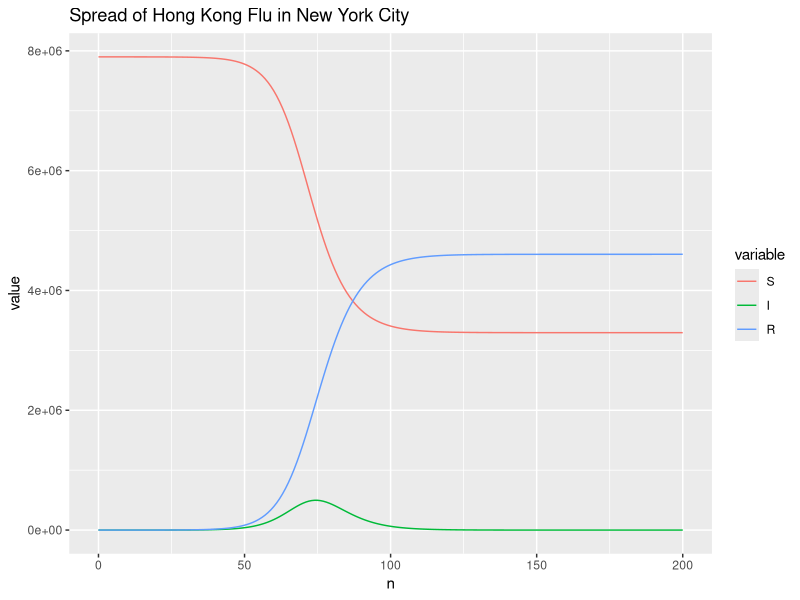
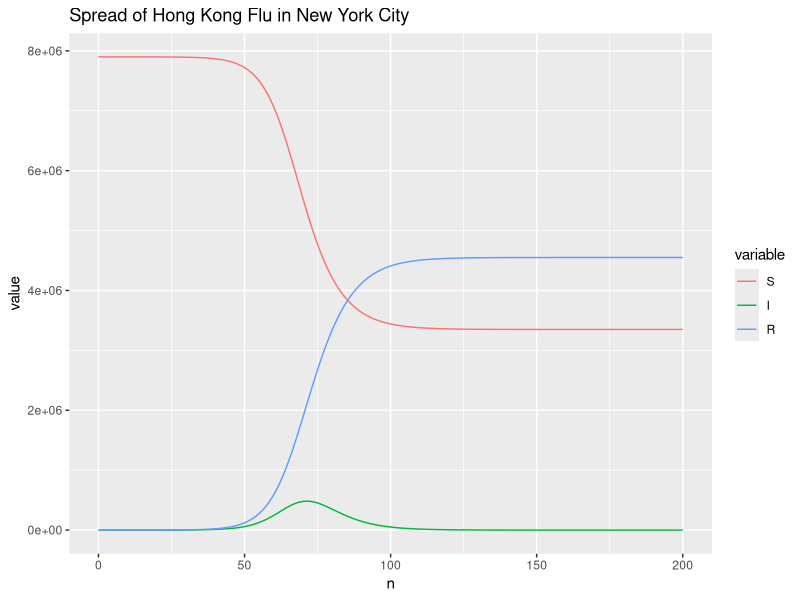
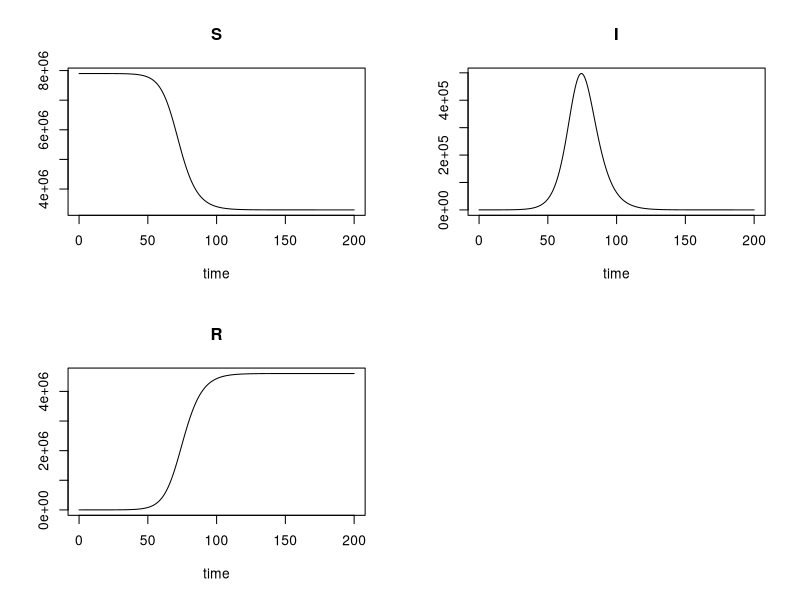
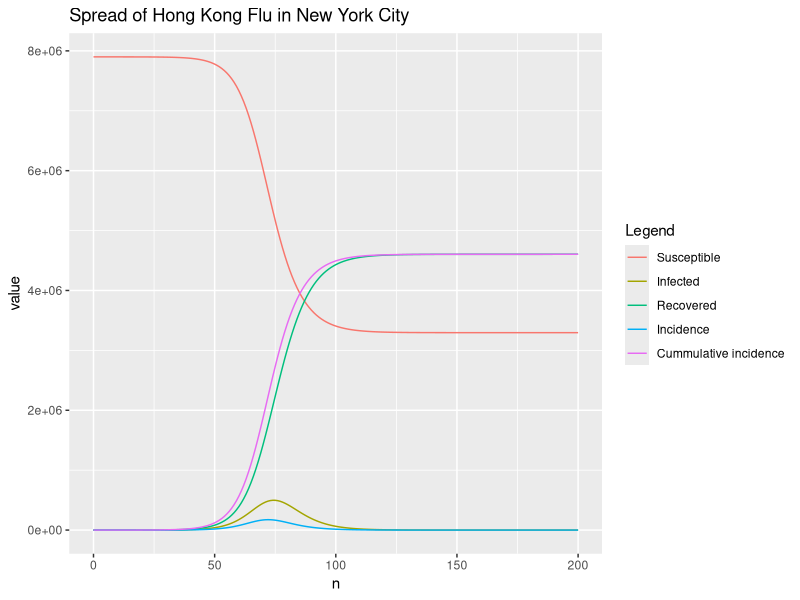

R code for these plots, in order: (Note: this script raises an error after producing the figures.)
## ---- chunk 1
dSdt <- function(t, S, I) {
  return(-beta * S * I / N)
}

dIdt <- function(t, S, I) {
  return(beta * S * I / N - gamma * I)
}

dRdt <- function(t, I) {
  return(gamma * I)
}
## ---- chunk 2
RK4SIR <- function(n, beta, gamma, S0, I0, R0 = 0, dt = 1) {
  N <<- S0 + I0 + R0  # fixed population
  
  S <- c(S0, rep(0, n))
  I <- c(I0, rep(0, n))
  R <- c(R0, rep(0, n))
  for (i in 1:n) {
    Si <- S[i]
    Ii <- I[i]
#     Ri <- R[i]
    
    S.k1 <- dSdt(i, Si, Ii)
    I.k1 <- dIdt(i, Si, Ii)
#     R.k1 <- dRdt(i, Ii)
    
    S.k2 <- dSdt(i + dt / 2, Si + dt / 2 * S.k1, Ii + dt / 2 * I.k1)
    I.k2 <- dIdt(i + dt / 2, Si + dt / 2 * S.k1, Ii + dt / 2 * I.k1)
#     R.k2 <- dRdt(i + dt / 2, Ii + dt / 2 * I.k1)
    
    S.k3 <- dSdt(i + dt / 2, Si + dt / 2 * S.k2, Ii + dt / 2 * I.k2)
    I.k3 <- dIdt(i + dt / 2, Si + dt / 2 * S.k2, Ii + dt / 2 * I.k2)
#     R.k3 <- dRdt(i + dt / 2, Ii + dt / 2 * I.k2)
    
    S.k4 <- dSdt(i + dt, Si + dt * S.k3, Ii + dt * I.k3)
    I.k4 <- dIdt(i + dt, Si + dt * S.k3, Ii + dt * I.k3)
#     R.k4 <- dRdt(i + dt, Ii + dt * I.k3)
    
    S[i + 1] <- Si + dt / 6 * (S.k1 + 2 * S.k2 + 2 * S.k3 + S.k4)
    I[i + 1] <- Ii + dt / 6 * (I.k1 + 2 * I.k2 + 2 * I.k3 + I.k4)
#     R[i + 1] <- Ri + dt / 6 * (R.k1 + 2 * R.k2 + 2 * R.k3 + R.k4)
  }
  R <- N - S - I
  return(data.frame(n = 0:n, S = S, I = I, R = R))
}
## ---- chunk 3
S0 <- 7900000
I0 <- 10
# R0 <- 0
# N <- S0 + I0 + R0
beta <- 1 / 2
gamma <- 1 / 3
n <- 200

r <- RK4SIR(n, beta, gamma, S0, I0)
## ---- chunk 4
library(reshape2)
r.plot <- melt(r, id = "n", measure = c("S", "I", "R"))
library(ggplot2)
p <- ggplot(r.plot, aes(x = n, y = value, group = variable, color = variable))
p + geom_line() + 
  ggtitle("Spread of Hong Kong Flu in New York City")
## ---- chunk 5
which.max(r$I)
max(r$I)
## ---- chunk 6
RK4SIR.Yang <- function(n, beta, gamma, S0, I0, R0 = 0, dt = 1) {
  N <<- S0 + I0 + R0  # fixed population
  
  S <- c(S0, rep(0, n))
  I <- c(I0, rep(0, n))
  R <- c(R0, rep(0, n))
  for (i in 1:n) {
    Si <- S[i]
    Ii <- I[i]
    S.k1 <- dSdt(i, Si, Ii)
    I.k1 <- dIdt(i, Si, Ii)
    
    Ts1 <- Si + dt / 2 * S.k1
    Ti1 <- Ii + dt / 2 * I.k1
    S.k2 <- dSdt(i + dt / 2, Ts1, Ti1)
    I.k2 <- dIdt(i + dt / 2, Ts1, Ti1)
    
    Ts2 <- Ts1 + dt / 2 * S.k2
    Ti2 <- Ti1 + dt / 2 * I.k2
    S.k3 <- dSdt(i + dt / 2, Ts2, Ti2)
    I.k3 <- dIdt(i + dt / 2, Ts2, Ti2)
    
    Ts3 <- Ts2 + dt * S.k3
    Ti3 <- Ti2 + dt * I.k3
    S.k4 <- dSdt(i + dt, Ts3, Ti3)
    I.k4 <- dIdt(i + dt, Ts3, Ti3)
    
    S[i + 1] <- Si + dt / 6 * (S.k1 + 2 * S.k2 + 2 * S.k3 + S.k4)
    I[i + 1] <- Ii + dt / 6 * (I.k1 + 2 * I.k2 + 2 * I.k3 + I.k4)
    R[i + 1] <- N - S[i + 1] - I[i + 1]
  }
  return(data.frame(n = 0:n, S = S, I = I, R = R))
}
## ---- chunk 7
r <- RK4SIR.Yang(n, beta, gamma, S0, I0)
## ---- chunk 8
r.plot <- melt(r, id = "n", measure = c("S", "I", "R"))
p <- ggplot(r.plot, aes(x = n, y = value, group = variable, color = variable))
p + geom_line() + 
  ggtitle("Spread of Hong Kong Flu in New York City")
## ---- chunk 9
which.max(r$I)
max(r$I)
## ---- chunk 10
# initial (state) values for SIR model
y0 <- c(S = S0, I = I0, R = 0)
# vector of time steps
times <- 0:n
# vector of parameters used in SIR model
params <- c(beta = beta, gamma = gamma)
## ---- chunk 11
SIR <- function(t, y, params) {
  with(as.list(c(params, y)), {
    dS <- -beta * S * I / N
    dI <- beta * S * I / N - gamma * I
    dR <- gamma * I
    list(c(dS, dI, dR))
  })
}
## ---- chunk 12
library(deSolve)
r <-  rk4(y0, times, SIR, params)
plot(r)
## ---- chunk 13
which.max(r[, "I"])
max(r[, "I"])
## ---- chunk 14
r <-  ode(y0, times, SIR, params, method = rkMethod("ode45"))
# peak of the infected
which.max(r[, "I"])
max(r[, "I"])
## ---- chunk 15
RK4SIR <- function(n, beta, gamma, S0, I0, R0 = 0, dt = 1, incidence = FALSE) {
  N <<- S0 + I0 + R0
  
  S <- c(S0, rep(0, n))
  I <- c(I0, rep(0, n))
  R <- c(R0, rep(0, n))
  for (i in 1:n) {
    Si <- S[i]
    Ii <- I[i]
    
    S.k1 <- dSdt(i, Si, Ii)
    I.k1 <- dIdt(i, Si, Ii)
    
    S.k2 <- dSdt(i + dt / 2, Si + dt / 2 * S.k1, Ii + dt / 2 * I.k1)
    I.k2 <- dIdt(i + dt / 2, Si + dt / 2 * S.k1, Ii + dt / 2 * I.k1)
    
    S.k3 <- dSdt(i + dt / 2, Si + dt / 2 * S.k2, Ii + dt / 2 * I.k2)
    I.k3 <- dIdt(i + dt / 2, Si + dt / 2 * S.k2, Ii + dt / 2 * I.k2)
    
    S.k4 <- dSdt(i + dt, Si + dt * S.k3, Ii + dt * I.k3)
    I.k4 <- dIdt(i + dt, Si + dt * S.k3, Ii + dt * I.k3)
    
    S[i + 1] <- Si + dt / 6 * (S.k1 + 2 * S.k2 + 2 * S.k3 + S.k4)
    I[i + 1] <- Ii + dt / 6 * (I.k1 + 2 * I.k2 + 2 * I.k3 + I.k4)
  }
  R <- N - S - I
  
  if (!incidence) {
    return(data.frame(n = 0:n, S = S, I = I, R = R))
  } else {
    # newly infected per day (incidence)
    inc = c(I0, -diff(S))
    # cumulative incidence
    cum.inc = cumsum(inc)
    return(data.frame(n = 0:n, S = S, I = I, R = R, inc = inc, cum.inc = cum.inc))
  }
}
## ---- chunk 16
r <- RK4SIR(n, beta, gamma, S0, I0, incidence = TRUE)
# # plot S, I, R, incidence, cummulative incidence curves
r.plot <- melt(r, id = "n", measure = c("S", "I", "R", "inc", "cum.inc"))
p <- ggplot(r.plot, aes(x = n, y = value, group = variable, color = variable))
p + geom_line() + 
  scale_colour_discrete(name = "Legend", 
                      breaks = c("S", "I", "R", "inc", "cum.inc"), 
                      labels = c("Susceptible", "Infected ", "Recovered", "Incidence", 
                               "Cummulative incidence")) + 
  ggtitle("Spread of Hong Kong Flu in New York City")
## ---- chunk 17
which.max(r$inc)
max(r$inc)
## ---- chunk 18
RK4SIR.Yang <- function(n, beta, gamma, S0, I0, R0 = 0, dt = 1, incidence = FALSE) {
  N <<- S0 + I0 + R0
  
  S <- c(S0, rep(0, n))
  I <- c(I0, rep(0, n))
  R <- c(R0, rep(0, n))
  cum.inc <- rep(0, n + 1)  # cumulative incidence
  for (i in 1:n) {
    Si <- S[i]
    Ii <- I[i]
    S.k1 <- dSdt(i, Si, Ii)
    I.k1 <- dIdt(i, Si, Ii)
    CI.k1 <- -S.k1
    
    Ts1 <- Si + dt / 2 * S.k1
    Ti1 <- Ii + dt / 2 * I.k1
    S.k2 <- dSdt(i + dt / 2, Ts1, Ti1)
    I.k2 <- dIdt(i + dt / 2, Ts1, Ti1)
    CI.k2 <- -S.k2
    
    Ts2 <- Ts1 + dt / 2 * S.k2
    Ti2 <- Ti1 + dt / 2 * I.k2
    S.k3 <- dSdt(i + dt / 2, Ts2, Ti2)
    I.k3 <- dIdt(i + dt / 2, Ts2, Ti2)
    CI.k3 <- -S.k3
    
    Ts3 <- Ts2 + dt * S.k3
    Ti3 <- Ti2 + dt * I.k3
    S.k4 <- dSdt(i + dt, Ts3, Ti3)
    I.k4 <- dIdt(i + dt, Ts3, Ti3)
    CI.k4 <- -S.k4
    
    S[i + 1] <- Si + dt / 6 * (S.k1 + 2 * S.k2 + 2 * S.k3 + S.k4)
    I[i + 1] <- Ii + dt / 6 * (I.k1 + 2 * I.k2 + 2 * I.k3 + I.k4)
    R[i + 1] <- N - S[i + 1] - I[i + 1]
    cum.inc[i + 1] <- cum.inc[i] + dt / 6 * (CI.k1 + 2 * CI.k2 + 2 * CI.k3 + CI.k4)
  }
  if (!incidence) {
    return(data.frame(n = 0:n, S = S, I = I, R = R))
  } else {
    return(data.frame(n = 0:n, S = S, I = I, R = R, cum.inc = cum.inc))
  }
}
## ---- chunk 19
library(microbenchmark)
compare <- microbenchmark(rk4(y0, times, SIR, params), 
                          RK4SIR(n, beta, gamma, S0, I0, incidence = TRUE), 
                          RK4SIR.Yang(n, beta, gamma, S0, I0, incidence = TRUE), 
                          times = 10)
# change expr for plot
compare$expr <- gsub("rk4(y0, times, SIR, params)", "rk4", 
                     compare$expr, fixed = TRUE)
compare$expr <- gsub("RK4SIR(n, beta, gamma, S0, I0, incidence = TRUE)", "RK4SIR", 
                     compare$expr, fixed = TRUE)
compare$expr <- gsub("RK4SIR.Yang(n, beta, gamma, S0, I0, incidence = TRUE)", 
                     "RK4SIR.Yang", compare$expr, fixed = TRUE)
compare
## ---- chunk 20
p <- autoplot(compare)
p + geom_violin(aes(color = expr, fill = expr)) + 
  theme(legend.position = "none")
